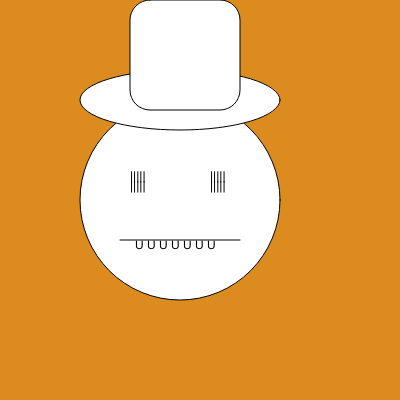
Frame 1 (no input)
Frame 60 (no input): identical to frame 1, image omitted
Frame 120 (the mouse pressed at the canvas centre since frame 60): identical to frame 1, image omitted

The p5.js sketch that drew this single still picture (run headless with seeded random() and noise() and a simulated clock; from frame 60 on, the mouse is pressed at the canvas centre):

// p5.js sketch
// ── sketch.js
function setup() {
  createCanvas(400, 400);
}

function draw() {
  background(220, 140, 30);
  ellipse(180, 200, 200,200);
  text('|||||', 130, 180);
  text('|||||', 210, 180);
  text('|||||', 130, 190);
  text('|||||', 210, 190);
  line(120,240,240,240);
  text('U U U U U U U', 135, 249);
  ellipse(180, 100, 200,60);
  square(130,00,110,20);
}
